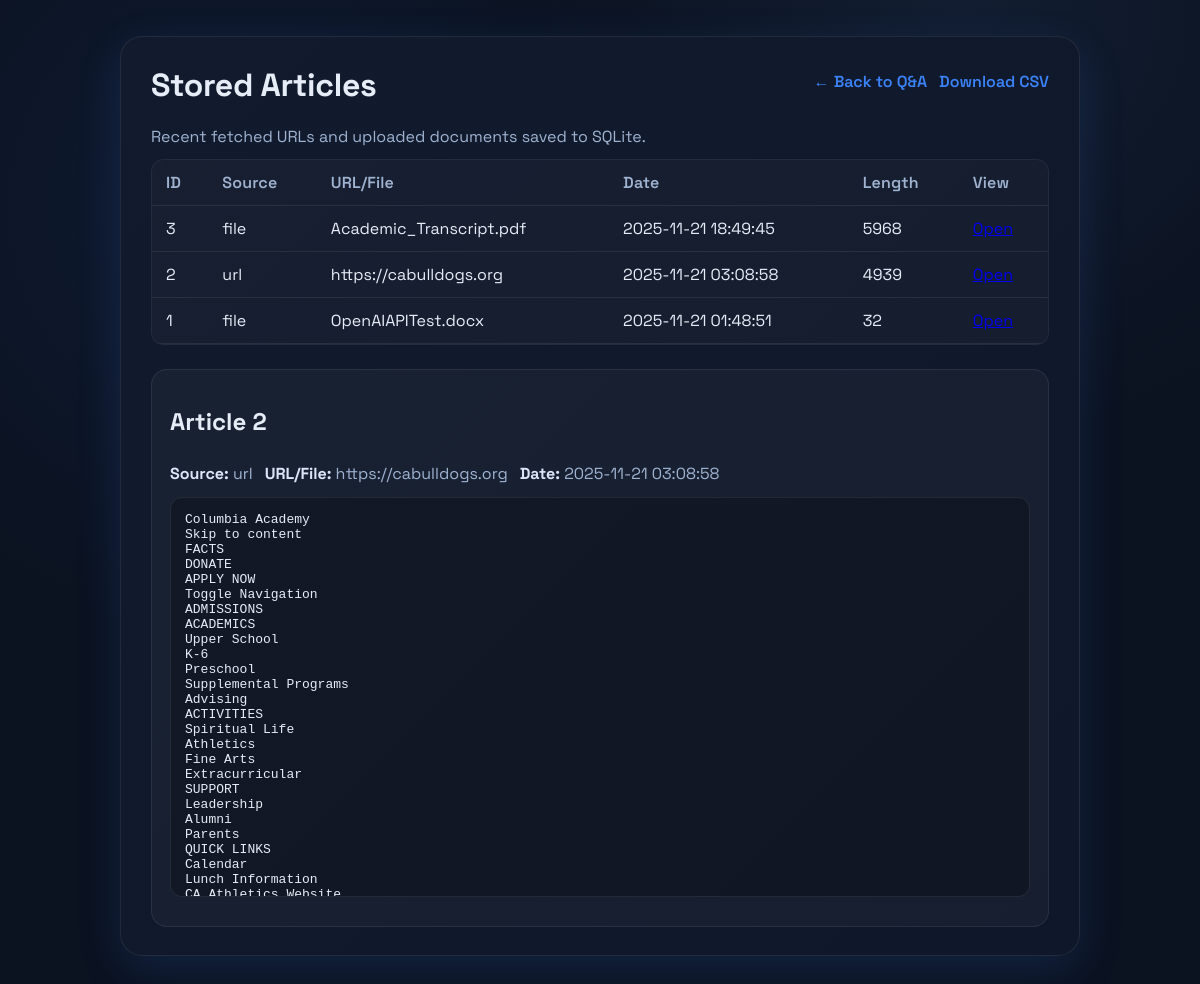
The page /stored?id=2 on the database its author committed.
### tables this page shows
CREATE TABLE articles (
                id INTEGER PRIMARY KEY AUTOINCREMENT,
                source TEXT NOT NULL,
                url TEXT,
                content TEXT,
                fetched_at TEXT DEFAULT CURRENT_TIMESTAMP
            );

### app.py (the view)
@app.route("/stored")
def stored():
    articles = list_articles(limit=200)
    article_id = request.args.get("id", type=int)
    detail = get_article(article_id) if article_id else None
    return render_template(
        "stored.html",
        articles=articles,
        detail=detail,
    )

### app.py (called while the page is built)
def list_articles(limit: int = 50):
    limit = max(1, min(limit, 500))
    with sqlite3.connect(DB_PATH) as conn:
        conn.row_factory = sqlite3.Row
        rows = conn.execute(
            """
            SELECT id, source, url, fetched_at, length(content) as content_length
            FROM articles
            ORDER BY id DESC
            LIMIT ?
            """,
            (limit,),
        ).fetchall()
        return [dict(r) for r in rows]

def get_article(article_id: int):
    with sqlite3.connect(DB_PATH) as conn:
        conn.row_factory = sqlite3.Row
        row = conn.execute(
            "SELECT id, source, url, fetched_at, content FROM articles WHERE id = ?",
            (article_id,),
        ).fetchone()
        return dict(row) if row else None

@app.before_request
def ensure_session():
    if "session_id" not in session:
        session["session_id"] = str(uuid.uuid4())
    if "history" not in session:
        session["history"] = []

### templates/stored.html (shortened to what this page needs)
<!DOCTYPE html>
<html lang="en">
<head>
  <link rel="stylesheet" href="{{ url_for('static', filename='style.css') }}">
</head>
<body>
  <div class="container">
    <div class="header-row">
      <div>
        <h1>Stored Articles</h1>
        <p class="muted">Recent fetched URLs and uploaded documents saved to SQLite.</p>
      </div>
      <div class="nav-links">
        <a href="{{ url_for('index') }}">← Back to Q&A</a>
        <a href="{{ url_for('stored_export') }}">Download CSV</a>
      </div>
    </div>
    <div class="table-wrapper">
      <table class="data-table">
        <thead>
          <tr>
            <th>ID</th>
            <th>Source</th>
            <th>URL/File</th>
            <th>Date</th>
            <th>Length</th>
            <th>View</th>
          </tr>
        </thead>
        <tbody>
          {% if articles %}
            {% for a in articles %}
              <tr>
                <td>{{ a.id }}</td>
                <td>{{ a.source }}</td>
                <td class="truncate">{{ a.url }}</td>
                <td>{{ a.fetched_at }}</td>
                <td>{{ a.content_length }}</td>
                <td><a href="{{ url_for('stored', id=a.id) }}">Open</a></td>
              </tr>
            {% endfor %}
          {% else %}
            <tr><td colspan="6" class="muted">No stored articles yet.</td></tr>
          {% endif %}
        </tbody>
      </table>
    </div>
    {% if detail %}
      <div class="detail-block">
        <div class="detail-header">
          <h2>Article {{ detail.id }}</h2>
          <div class="detail-meta">
            <span><strong>Source:</strong> {{ detail.source }}</span>
            {% if detail.url %}<span><strong>URL/File:</strong> {{ detail.url }}</span>{% endif %}
            <span><strong>Date:</strong> {{ detail.fetched_at }}</span>
          </div>
        </div>
        <pre class="article-content">{{ detail.content }}</pre>
      </div>
    {% endif %}
  </div>
</body>
</html>

### static/style.css (style rules this page uses)
:root { --bg: #0b1220; --panel: #121b2d; --panel-2: #0f172a; --text: #e6edf7; --muted: #9fb3d1; --accent: #3b82f6; --accent-2: #60a5fa; --border: rgba(255,255,255,0.08); --glow: 0 15px 45px rgba(59,130,246,0.15); }
* { box-sizing: border-box; }
body { font-family: "Space Grotesk", "Segoe UI", sans-serif; background: radial-gradient(circle at 20% 20%, rgba(59,130,246,0.08), transparent 35%), radial-gradient(circle at 80% 0%, rgba(96,165,250,0.08), transparent 32%), var(--bg); color: var(--text); margin: 0; padding: 0 16px 32px; }
.container { max-width: 960px; margin: 36px auto; background: linear-gradient(135deg, var(--panel), var(--panel-2)); padding: 28px 30px; border-radius: 22px; border: 1px solid var(--border); box-shadow: var(--glow); }
h1 { margin-top: 0; font-size: 2rem; letter-spacing: -0.01em; }
.nav-links { display: flex; gap: 12px; align-items: center; margin: 6px 0 16px; }
.nav-links a { color: var(--accent); text-decoration: none; font-weight: 600; }
.header-row { display: flex; justify-content: space-between; gap: 12px; align-items: flex-start; }
.muted { color: var(--muted); margin: 0; }
.table-wrapper { overflow-x: auto; margin-top: 12px; border: 1px solid var(--border); border-radius: 12px; }
.data-table { width: 100%; border-collapse: collapse; min-width: 600px; background: rgba(255,255,255,0.02); }
.data-table th, .data-table td { padding: 12px 14px; border-bottom: 1px solid var(--border); text-align: left; }
.data-table th { color: var(--muted); font-weight: 600; letter-spacing: 0.01em; }
.truncate { max-width: 240px; white-space: nowrap; overflow: hidden; text-overflow: ellipsis; }
.detail-block { margin-top: 24px; padding: 16px 18px; border-radius: 16px; background: rgba(255,255,255,0.03); border: 1px solid var(--border); }
.detail-header { display: flex; flex-direction: column; gap: 6px; margin-bottom: 12px; }
.detail-meta { display: flex; flex-wrap: wrap; gap: 12px; color: var(--muted); }
.article-content { background: rgba(0,0,0,0.25); border: 1px solid var(--border); border-radius: 12px; padding: 14px; color: var(--text); white-space: pre-wrap; max-height: 400px; overflow: auto; }
p { margin: 6px 0 0; color: var(--text); }
strong { color: #dce6f8; }

### rows shown on the page
articles: id "3", source "file", url "Academic_Transcript.pdf", fetched_at "2025-11-21 18:49:45", content_length "5968"
articles: id "2", source "url", url "https://cabulldogs.org", fetched_at "2025-11-21 03:08:58", content_length "4939", content "Columbia Academy Skip to content FACTS DONATE APPLY NOW Toggle Navigation ADMISSIONS ACADEMICS Upper School K-6 Preschool Supplemental Programs Advising ACTIVITIES Spiritual Life Athletics Fine Arts Extracurricular SUPPORT Leadership Alumni Parents QUICK LINKS Calendar Lunch Information…"
articles: id "1", source "file", url "OpenAIAPITest.docx", fetched_at "2025-11-21 01:48:51", content_length "32"
